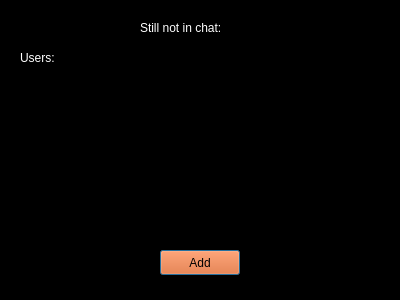
<?xml version="1.0" encoding="UTF-8"?>
<ui version="4.0">
 <class>AddDialog</class>
 <widget class="QDialog" name="AddDialog">
  <property name="geometry">
   <rect>
    <x>0</x>
    <y>0</y>
    <width>400</width>
    <height>300</height>
   </rect>
  </property>
  <property name="windowTitle">
   <string>Dialog</string>
  </property>
  <property name="styleSheet">
   <string notr="true">background-color: rgb(0, 0, 0);
color: rgb(255, 255, 255);</string>
  </property>
  <widget class="QListWidget" name="usersList">
   <property name="geometry">
    <rect>
     <x>120</x>
     <y>50</y>
     <width>256</width>
     <height>192</height>
    </rect>
   </property>
  </widget>
  <widget class="QLabel" name="label">
   <property name="geometry">
    <rect>
     <x>140</x>
     <y>20</y>
     <width>111</width>
     <height>16</height>
    </rect>
   </property>
   <property name="text">
    <string>Still not in chat:</string>
   </property>
  </widget>
  <widget class="QLabel" name="label_2">
   <property name="geometry">
    <rect>
     <x>20</x>
     <y>50</y>
     <width>55</width>
     <height>16</height>
    </rect>
   </property>
   <property name="text">
    <string>Users:</string>
   </property>
  </widget>
  <widget class="QPushButton" name="add">
   <property name="geometry">
    <rect>
     <x>160</x>
     <y>250</y>
     <width>80</width>
     <height>25</height>
    </rect>
   </property>
   <property name="styleSheet">
    <string notr="true">background-color: rgb(255, 85, 0);
color: rgb(0, 0, 0);</string>
   </property>
   <property name="text">
    <string>Add</string>
   </property>
  </widget>
 </widget>
 <resources/>
 <connections/>
</ui>
